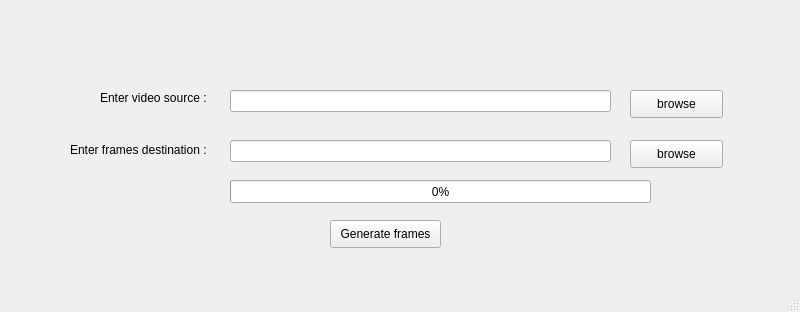
<?xml version="1.0" encoding="UTF-8"?>
<ui version="4.0">
 <class>MainWindow</class>
 <widget class="QMainWindow" name="MainWindow">
  <property name="geometry">
   <rect>
    <x>0</x>
    <y>0</y>
    <width>800</width>
    <height>312</height>
   </rect>
  </property>
  <property name="windowTitle">
   <string>MainWindow</string>
  </property>
  <widget class="QWidget" name="centralwidget">
   <widget class="QLineEdit" name="lineEdit">
    <property name="geometry">
     <rect>
      <x>230</x>
      <y>90</y>
      <width>381</width>
      <height>22</height>
     </rect>
    </property>
    <property name="text">
     <string/>
    </property>
   </widget>
   <widget class="QPushButton" name="pushButton">
    <property name="geometry">
     <rect>
      <x>630</x>
      <y>90</y>
      <width>93</width>
      <height>28</height>
     </rect>
    </property>
    <property name="text">
     <string>browse</string>
    </property>
   </widget>
   <widget class="QLabel" name="label">
    <property name="geometry">
     <rect>
      <x>100</x>
      <y>90</y>
      <width>121</width>
      <height>16</height>
     </rect>
    </property>
    <property name="text">
     <string>Enter video source :</string>
    </property>
   </widget>
   <widget class="QPushButton" name="pushButton_2">
    <property name="geometry">
     <rect>
      <x>630</x>
      <y>140</y>
      <width>93</width>
      <height>28</height>
     </rect>
    </property>
    <property name="text">
     <string>browse</string>
    </property>
   </widget>
   <widget class="QLineEdit" name="lineEdit_2">
    <property name="geometry">
     <rect>
      <x>230</x>
      <y>140</y>
      <width>381</width>
      <height>22</height>
     </rect>
    </property>
   </widget>
   <widget class="QLabel" name="label_2">
    <property name="geometry">
     <rect>
      <x>70</x>
      <y>140</y>
      <width>151</width>
      <height>20</height>
     </rect>
    </property>
    <property name="text">
     <string>Enter frames destination :</string>
    </property>
   </widget>
   <widget class="QPushButton" name="pushButton_3">
    <property name="geometry">
     <rect>
      <x>330</x>
      <y>220</y>
      <width>111</width>
      <height>28</height>
     </rect>
    </property>
    <property name="text">
     <string>Generate frames</string>
    </property>
   </widget>
   <widget class="QProgressBar" name="progressBar">
    <property name="geometry">
     <rect>
      <x>230</x>
      <y>180</y>
      <width>421</width>
      <height>23</height>
     </rect>
    </property>
    <property name="value">
     <number>0</number>
    </property>
   </widget>
  </widget>
  <widget class="QMenuBar" name="menubar">
   <property name="geometry">
    <rect>
     <x>0</x>
     <y>0</y>
     <width>800</width>
     <height>26</height>
    </rect>
   </property>
  </widget>
  <widget class="QStatusBar" name="statusbar"/>
 </widget>
 <resources/>
 <connections>
  <connection>
   <sender>pushButton</sender>
   <signal>clicked()</signal>
   <receiver>lineEdit</receiver>
   <slot>update()</slot>
   <hints>
    <hint type="sourcelabel">
     <x>664</x>
     <y>128</y>
    </hint>
    <hint type="destinationlabel">
     <x>488</x>
     <y>122</y>
    </hint>
   </hints>
  </connection>
 </connections>
</ui>
